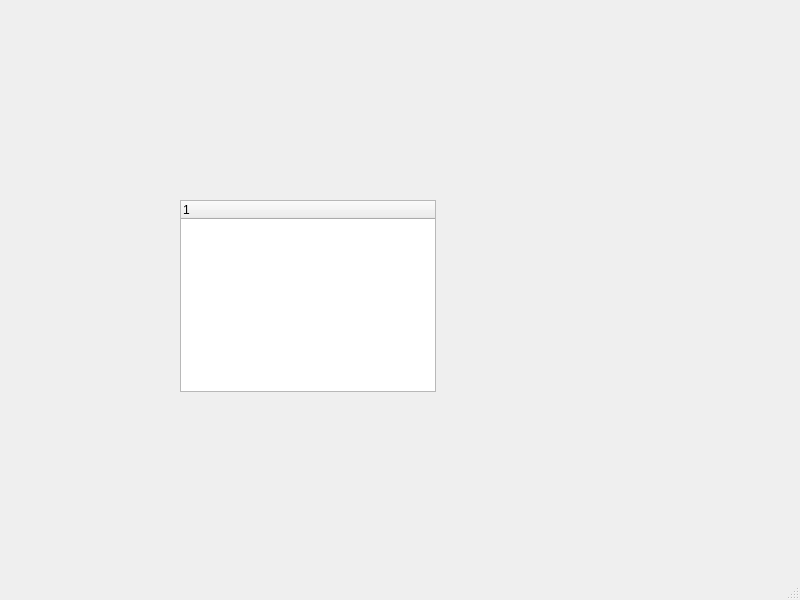
<?xml version="1.0" encoding="UTF-8"?>
<ui version="4.0">
 <class>MainWindow</class>
 <widget class="QMainWindow" name="MainWindow">
  <property name="geometry">
   <rect>
    <x>0</x>
    <y>0</y>
    <width>800</width>
    <height>600</height>
   </rect>
  </property>
  <property name="windowTitle">
   <string>MainWindow</string>
  </property>
  <widget class="QWidget" name="centralwidget">
   <widget class="QTreeWidget" name="treeWidget">
    <property name="geometry">
     <rect>
      <x>180</x>
      <y>200</y>
      <width>256</width>
      <height>192</height>
     </rect>
    </property>
    <column>
     <property name="text">
      <string notr="true">1</string>
     </property>
    </column>
   </widget>
  </widget>
  <widget class="QMenuBar" name="menubar">
   <property name="geometry">
    <rect>
     <x>0</x>
     <y>0</y>
     <width>800</width>
     <height>21</height>
    </rect>
   </property>
  </widget>
  <widget class="QStatusBar" name="statusbar"/>
 </widget>
 <resources/>
 <connections/>
</ui>
